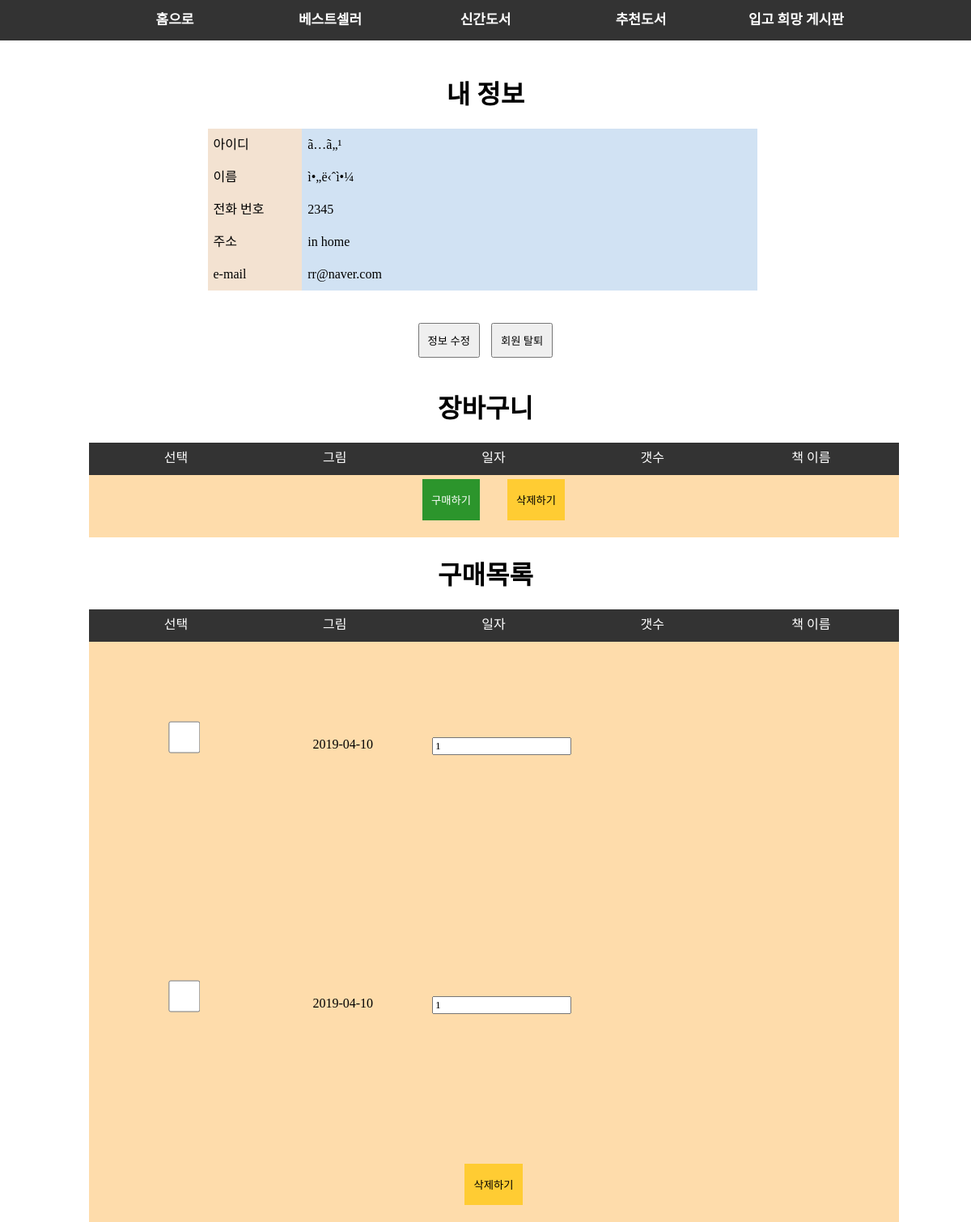
The app's page /user/user_info.php (signed in) with its own data.
### tables this page shows
CREATE TABLE IF NOT EXISTS `user` (
  `id` char(20) NOT NULL,
  `pw` char(20) DEFAULT NULL,
  `name` char(20) DEFAULT NULL,
  `addr` char(20) DEFAULT NULL,
  `mail` char(50) DEFAULT NULL,
  `phone` char(50) DEFAULT NULL,
  `group_cd` int(11) DEFAULT NULL
);

CREATE TABLE IF NOT EXISTS `orderlist` (
  `o_type` varchar(50) NOT NULL,
  `isbn` varchar(50) NOT NULL,
  `b_name` varchar(50) DEFAULT NULL,
  `date` date DEFAULT NULL,
  `count` int(11) DEFAULT NULL,
  `user_id` varchar(50) DEFAULT NULL
);

### user/user_info.php (the view, shortened to what this page needs)
<html>
  <head>
  </head>
  <link rel="stylesheet" type="text/css" href="../css/css_base.css?ver=1">
	<?
		include "../db_connect.php";
		$info_id = $_SESSION[userid];
		$info_pw = $_SESSION[userpw];
	?>
  <body>
	<nav id="b_menu">
		<ul>
			<li><a href="../main.php">홈으로</a></li>
			<li><a href="../nav1.php">베스트셀러</a></li>
			<li><a href="../nav2.php">신간도서</a></li>
			<li><a href="../nav3.php">추천도서</a></li>
			<li><a href="../nav4.php">입고 희망 게시판</a></li>
		</ul>
	</nav>
    <div id="info">
      <div id="hd"><h1>내 정보</h1></div>
	  <form id="modify_form" action="user_modify.php" method="post">
		  <div id="info_data">
			<div class="info_left">
			  <div>아이디</div>
			  <div>이름</div>
			  <div>전화 번호</div>
			  <div>주소</div>
			  <div>e-mail</div>
			</div>
			<div class="info_right">
			  <?
				$not_data = "정보가 없습니다.";
				$sql  = "select * from user ";
				$sql .= "where id='$info_id'";
				$sql .= "and pw='$info_pw'";
				$result = mysql_query($sql);
				$row = mysql_fetch_array($result);
				if($row[id] == "")
					echo "<div>$not_data</div>";
				else
					echo "<div>$row[id]</div>";
				if($row[name] == "")
					echo "<div>$not_data</div>";
				else
					echo "<div>$row[name]</div>";
				if($row[phone] == "")
					echo "<div>$not_data</div>";
				else
					echo "<div>$row[phone]</div>";
				if($row[addr] == "")
					echo "<div>$not_data</div>";
				else
					echo "<div>$row[addr]</div>";
				if($row[mail] == "")
					echo "<div>$not_data</div>";
				else
					echo "<div>$row[mail]</div>";
			  ?>
			</div>
		  </div>
		  <div id="info_btns">
			  <button type="button" id="modify">정보 수정</button>
			  <button type="button" id="leave_id" onclick="show_form()">회원 탈퇴</button>
		  </div>
	  </form>
    </div>
	<div id="wishlist">
      <div id="hd"><h1>장바구니</h1></div>
	  <div class="w_header">
		<div>선택</div><div>그림</div><div>일자</div><div>갯수</div><div>책 이름</div>
	  </div>
	  <div id="wish_data">
		<form action="../order/order_of.php" method="post" class="orders" id="w_order">
			<button type="button" class="b_del" id="b_buy">구매하기</button>
			<button type="button" class="b_del o_del" id="b_del">삭제하기</button>
		</form>
	  </div>
	</div>
	<div id="purchlist">
      <div id="hd"><h1>구매목록</h1></div>
	  <div class="w_header">
		<div>선택</div><div>그림</div><div>일자</div><div>갯수</div><div>책 이름</div>
	  </div>
	  <div id="purch_data">
		<form action="../order/order_del.php" method="post" class="orders" id="b_order">
			<?
			$cnt = 0;
			$sql  = "select * from orderlist ";
			$sql .= "where user_id='$info_id'";
			$sql .= "and o_type like 'B%'";
			$sql .= "order by date desc";
			$result = mysql_query($sql, $connect);
			while($row = mysql_fetch_array($result)){
				$cnt++;
				echo "<div class='items' id='b_list'><div id='b_check'>";
				echo "<input type='checkbox' name='b_ch[]' value='$cnt' /></div>";
				echo "<div class='b_text'>$row[date]</div>";
				echo "<div class='b_text'><input type='number' class='b_cnt' value='$row[count]' readonly/></div></div>";
			}
			?>
			<button type="button" class="b_del o_del" id="p_del">삭제하기</button>
		</form>
	  </div>
	</div>
  </body>
</html>

### css/css_base.css (style rules this page uses)
body { margin:0;padding:0;width:981px; margin: 0 auto; }
body * { font-family:맑은 고딕; }
a { color:white; text-decoration:none; font-size:13; }
li { list-style:none; }
nav * { height:50;font-size:17; color:white; font-weight:bold; }
#b_menu { position:fixed;top:0;left:0;width:100%;background:#333;height:50px;z-index:2; }
#b_menu * { height:50px; }
#b_menu ul { padding: 0 0;margin:0 10%; width:80%; }
#b_menu > ul >li { float:left;display:inline;width:20%; text-align:center; }
#b_menu > ul >li > * { line-height:50px;vertical-align:middle; }
#w_order > button, #b_order > button { margin:0 15px; padding:15px 10px; }
.b_del { background:#ffcc33;border:1px solid #ffcc33; }
#b_buy { background:#2c952c;border:1px solid #2c952c; color:#fff; }
#info { width:100%; margin-top:70px;overflow:hidden; }
#wish_data, #purch_data { width:100%; padding:5px 10px; background:#fedcab; }
.orders { text-align:center; }
#hd { text-align:center; }
#info_data { width:70%; min-height:240px;margin:0 auto; }
#info_data > div { float:left;line-height:40px;padding:0 1%; }
.info_left { width:15%;background:#f3e2d1; }
.info_right { width:80%;background:#d1e2f3; }
#info_btns { text-align:center; }
#info_btns > button { padding:10px;margin:0 5px; }
.items { width:100%;height:290px;padding:15px 10px; }
.items > div, .items > a > div { float:left; width:20%; }
.b_text, .w_text { width:20%;text-align:center;padding:10% 0; }
#b_check > input, #w_check > input { width:20%;height:20%;margin:50%;transform:translate(-50%,-50%); }
.w_header { width:100%;height:30px;background:#333;color:#fff;padding:5px 10px; }
.w_header div { float:left; width:20%; text-align:center; }

### records on screen
user: id "ã…ã„¹", name "ì•„ë‹ˆì•¼", phone "2345", addr "in home", mail "rr@naver.com"
orderlist: date "2019-04-10", count "1"
orderlist: date "2019-04-10", count "1"
